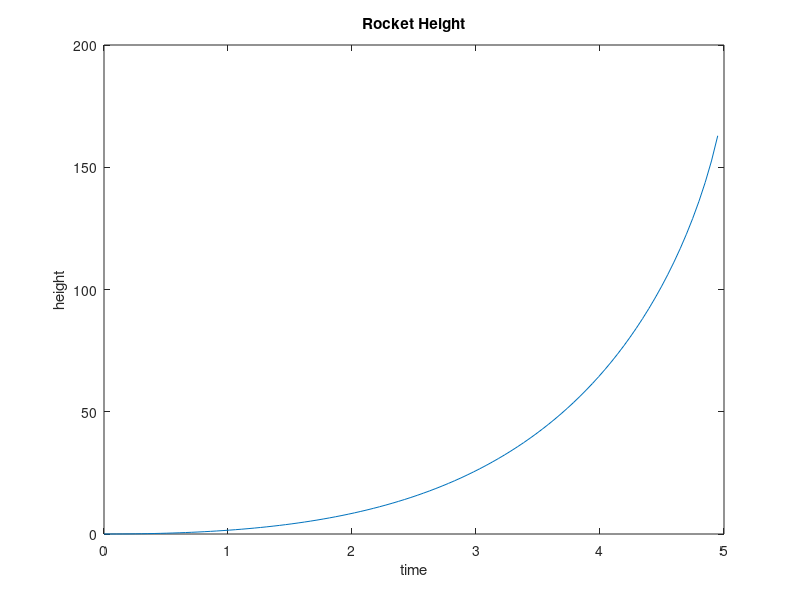

Source code (MATLAB):
%Variables
k=60;
c=-5;
m=25;
g=9.81;
t = linspace(0,5,100);

%The solution'
h = (-(k/c)*m*(log(m+c*t)))-(k*t.*(log(m+c*t)))+(k*t)-((g/2)*(t.^2))+(k*t.*(log(m)))+((k/c).*m.*(log(m)));

%Graphing the solution
plot(t,h)
xlabel('time') % x-axis label
ylabel('height') % y-axis label
title('Rocket Height')